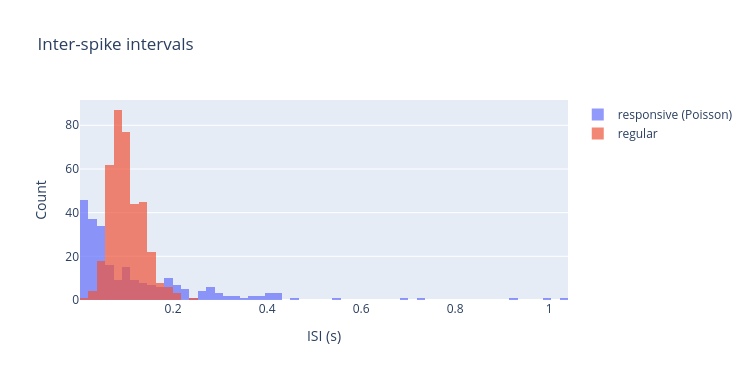

Notebook code cell kept with this figure:
### Markdown cell above
## 5. Distributions

`interactive_histogram` overlays several data sets with a **common** set of bins, so bar heights are directly comparable. ISI distributions of the two groups:

### Code cell
isi_resp = np.concatenate([np.diff(s) for s in spikes[:20]])
isi_reg = np.concatenate([np.diff(s) for s in spikes[20:]])
fig = braintools.visualize.interactive_histogram([isi_resp, isi_reg], labels=["responsive (Poisson)", "regular"],
                                                 bins=60, title="Inter-spike intervals", xlabel="ISI (s)",
                                                 width=750, height=380)
fig

### Figure 1 — Plotly figure (JSON) as saved in the notebook; plotly's stock layout.template omitted (floating-point values rounded to 4 significant figures; data arrays with more than 128 entries replaced by an {"elided": "..."} marker saying what was removed)
{"data": [{"name": "responsive (Poisson)", "opacity": 0.7, "type": "histogram", "x": {"elided": "246 float values"}, "xbins": {"end": 1.076, "size": 0.0179, "start": 0.002}}, {"name": "regular", "opacity": 0.7, "type": "histogram", "x": {"elided": "378 float values"}, "xbins": {"end": 1.076, "size": 0.0179, "start": 0.002}}], "layout": {"barmode": "overlay", "height": 380, "title": {"text": "Inter-spike intervals"}, "width": 750, "xaxis": {"title": {"text": "ISI (s)"}}, "yaxis": {"title": {"text": "Count"}}}}
